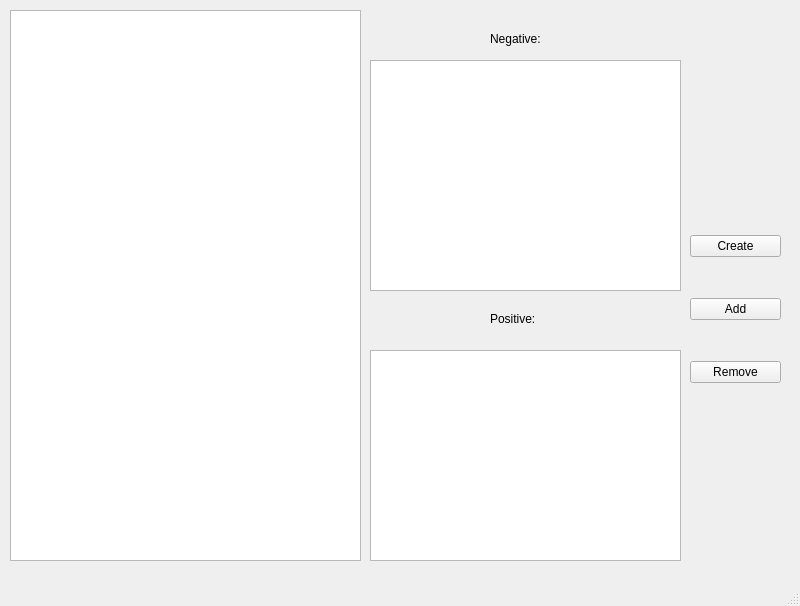
<?xml version="1.0" encoding="UTF-8"?>
<ui version="4.0">
 <class>MainWindow</class>
 <widget class="QMainWindow" name="MainWindow">
  <property name="geometry">
   <rect>
    <x>0</x>
    <y>0</y>
    <width>800</width>
    <height>606</height>
   </rect>
  </property>
  <property name="windowTitle">
   <string>MainWindow</string>
  </property>
  <widget class="QWidget" name="centralwidget">
   <widget class="QListWidget" name="listWidget_2">
    <property name="geometry">
     <rect>
      <x>370</x>
      <y>60</y>
      <width>311</width>
      <height>231</height>
     </rect>
    </property>
    <property name="autoScroll">
     <bool>false</bool>
    </property>
    <property name="editTriggers">
     <set>QAbstractItemView::NoEditTriggers</set>
    </property>
    <property name="verticalScrollMode">
     <enum>QAbstractItemView::ScrollPerPixel</enum>
    </property>
    <property name="horizontalScrollMode">
     <enum>QAbstractItemView::ScrollPerPixel</enum>
    </property>
   </widget>
   <widget class="QLabel" name="label">
    <property name="geometry">
     <rect>
      <x>490</x>
      <y>30</y>
      <width>71</width>
      <height>17</height>
     </rect>
    </property>
    <property name="text">
     <string>Negative:</string>
    </property>
   </widget>
   <widget class="QListWidget" name="listWidget_3">
    <property name="geometry">
     <rect>
      <x>370</x>
      <y>350</y>
      <width>311</width>
      <height>211</height>
     </rect>
    </property>
    <property name="autoScroll">
     <bool>false</bool>
    </property>
    <property name="editTriggers">
     <set>QAbstractItemView::NoEditTriggers</set>
    </property>
    <property name="verticalScrollMode">
     <enum>QAbstractItemView::ScrollPerPixel</enum>
    </property>
    <property name="horizontalScrollMode">
     <enum>QAbstractItemView::ScrollPerPixel</enum>
    </property>
   </widget>
   <widget class="QListWidget" name="listWidget">
    <property name="geometry">
     <rect>
      <x>10</x>
      <y>10</y>
      <width>351</width>
      <height>551</height>
     </rect>
    </property>
    <property name="autoScroll">
     <bool>false</bool>
    </property>
    <property name="editTriggers">
     <set>QAbstractItemView::NoEditTriggers</set>
    </property>
    <property name="verticalScrollMode">
     <enum>QAbstractItemView::ScrollPerPixel</enum>
    </property>
    <property name="horizontalScrollMode">
     <enum>QAbstractItemView::ScrollPerPixel</enum>
    </property>
   </widget>
   <widget class="QWidget" name="layoutWidget">
    <property name="geometry">
     <rect>
      <x>690</x>
      <y>200</y>
      <width>91</width>
      <height>221</height>
     </rect>
    </property>
    <layout class="QVBoxLayout" name="verticalLayout">
     <item>
      <widget class="QPushButton" name="pushButton_create">
       <property name="text">
        <string>Create</string>
       </property>
      </widget>
     </item>
     <item>
      <widget class="QPushButton" name="pushButton_add">
       <property name="text">
        <string>Add</string>
       </property>
      </widget>
     </item>
     <item>
      <widget class="QPushButton" name="pushButton_remove">
       <property name="text">
        <string>Remove</string>
       </property>
      </widget>
     </item>
    </layout>
   </widget>
   <widget class="QLabel" name="label_2">
    <property name="geometry">
     <rect>
      <x>490</x>
      <y>310</y>
      <width>71</width>
      <height>17</height>
     </rect>
    </property>
    <property name="text">
     <string>Positive:</string>
    </property>
   </widget>
  </widget>
  <widget class="QMenuBar" name="menubar">
   <property name="geometry">
    <rect>
     <x>0</x>
     <y>0</y>
     <width>800</width>
     <height>22</height>
    </rect>
   </property>
  </widget>
  <widget class="QStatusBar" name="statusbar"/>
 </widget>
 <resources/>
 <connections/>
</ui>
